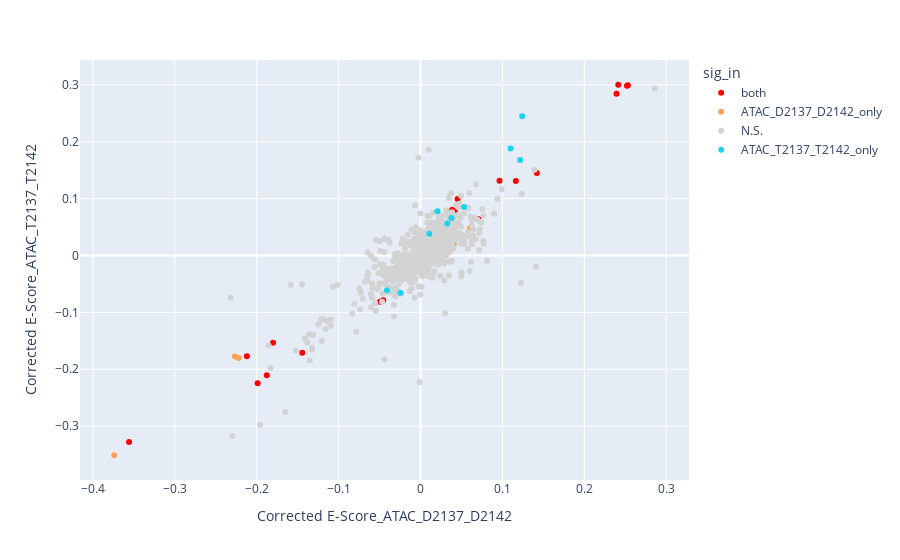

Here is the notebook cell this chart was saved with:
### Markdown cell above
## scatter plot of E scores in both color by which samples its significant in with the awesome color Map!

### Code cell
fig = px.scatter(bothdigdf,x =TFEA_scorecolumn+"_"+comparison1, y=TFEA_scorecolumn+"_"+comparison2, color="sig_in", color_discrete_map={"both":"red", "N.S.":"lightgrey", comparison1:"green", comparison2:"purple"}, hover_data=["#TF"])
fig.show()

### Figure 1 — Plotly figure (JSON) as saved in the notebook; plotly's stock layout.template omitted (floating-point values rounded to 4 significant figures; data arrays with more than 128 entries replaced by an {"elided": "..."} marker saying what was removed)
{"data": [{"customdata": [["ZN770_HUMAN.H11MO.0.C"], ["ZN770_HUMAN.H11MO.1.C"], ["ZN143_HUMAN.H11MO.0.A"], ["THA11_HUMAN.H11MO.0.B"], ["HSF1_HUMAN.H11MO.0.A"], ["PAX5_HUMAN.H11MO.0.A"], ["ZN467_HUMAN.H11MO.0.C"], ["NRF1_HUMAN.H11MO.0.A"], ["HSF4_HUMAN.H11MO.0.D"], ["IRF4_HUMAN.H11MO.0.A"], ["ZNF76_HUMAN.H11MO.0.C"], ["HXB2_HUMAN.H11MO.0.D"], ["HSF2_HUMAN.H11MO.0.A"], ["CPEB1_HUMAN.H11MO.0.D"], ["ZN121_HUMAN.H11MO.0.C"], ["TBX15_HUMAN.H11MO.0.D"], ["GABPA_HUMAN.H11MO.0.A"], ["IRF8_HUMAN.H11MO.0.B"], ["WT1_HUMAN.H11MO.0.C"], ["KAISO_HUMAN.H11MO.0.A"], ["FOXL1_HUMAN.H11MO.0.D"], ["BC11A_HUMAN.H11MO.0.A"], ["ZN148_HUMAN.H11MO.0.D"], ["NFKB2_HUMAN.H11MO.0.B"]], "hovertemplate": "sig_in=both<br>Corrected E-Score_ATAC_D2137_D2142=%{x}<br>Corrected E-Score_ATAC_T2137_T2142=%{y}<br>#TF=%{customdata[0]}<extra></extra>", "legendgroup": "both", "marker": {"color": "red", "symbol": "circle"}, "mode": "markers", "name": "both", "orientation": "v", "showlegend": true, "type": "scatter", "x": [0.04188, 0.04521, -0.1877, -0.1989, 0.2393, 0.03865, 0.04692, -0.18, 0.2521, 0.1164, -0.1443, 0.2415, 0.2532, -0.04957, 0.02584, 0.044, -0.212, 0.09646, 0.04001, -0.3559, -0.04555, 0.07048, 0.04079, 0.142], "xaxis": "x", "y": [0.07937, 0.09948, -0.2104, -0.2244, 0.2842, 0.08051, 0.03503, -0.1536, 0.2984, 0.1311, -0.1708, 0.3002, 0.2993, -0.08119, 0.05734, 0.03547, -0.1773, 0.1314, 0.03643, -0.3278, -0.07856, 0.06429, 0.03732, 0.1448], "yaxis": "y"}, {"customdata": [["MAZ_HUMAN.H11MO.0.A"], ["VEZF1_HUMAN.H11MO.0.C"], ["ELK4_HUMAN.H11MO.0.A"], ["KLF15_HUMAN.H11MO.0.A"], ["ZN281_HUMAN.H11MO.0.A"], ["ZN263_HUMAN.H11MO.0.A"], ["ETV1_HUMAN.H11MO.0.A"], ["MAZ_HUMAN.H11MO.1.A"], ["KLF16_HUMAN.H11MO.0.D"], ["KAISO_HUMAN.H11MO.1.A"], ["ZBT17_HUMAN.H11MO.0.A"], ["EGR2_HUMAN.H11MO.0.A"]], "hovertemplate": "sig_in=ATAC_D2137_D2142_only<br>Corrected E-Score_ATAC_D2137_D2142=%{x}<br>Corrected E-Score_ATAC_T2137_T2142=%{y}<br>#TF=%{customdata[0]}<extra></extra>", "legendgroup": "ATAC_D2137_D2142_only", "marker": {"color": "#FFA15A", "symbol": "circle"}, "mode": "markers", "name": "ATAC_D2137_D2142_only", "orientation": "v", "showlegend": true, "type": "scatter", "x": [0.03703, 0.03621, -0.222, 0.03717, 0.04861, 0.04066, -0.2267, 0.06025, 0.03142, -0.374, 0.03094, 0.03548], "xaxis": "x", "y": [0.02366, 0.01799, -0.1801, 0.02643, 0.03361, 0.02003, -0.1776, 0.04798, 0.02838, -0.3512, 0.000949, 0.007195], "yaxis": "y"}, {"customdata": {"elided": "725x1 str values"}, "hovertemplate": "sig_in=N.S.<br>Corrected E-Score_ATAC_D2137_D2142=%{x}<br>Corrected E-Score_ATAC_T2137_T2142=%{y}<br>#TF=%{customdata[0]}<extra></extra>", "legendgroup": "N.S.", "marker": {"color": "lightgrey", "symbol": "circle"}, "mode": "markers", "name": "N.S.", "orientation": "v", "showlegend": true, "type": "scatter", "x": {"elided": "725 float values"}, "xaxis": "x", "y": {"elided": "725 float values"}, "yaxis": "y"}, {"customdata": [["TF65_HUMAN.H11MO.0.A"], ["BATF3_HUMAN.H11MO.0.B"], ["ARI3A_HUMAN.H11MO.0.D"], ["BATF_HUMAN.H11MO.0.A"], ["ZN219_HUMAN.H11MO.0.D"], ["SMAD3_HUMAN.H11MO.0.B"], ["STAT2_HUMAN.H11MO.0.A"], ["FOXJ3_HUMAN.H11MO.1.B"], ["IRF2_HUMAN.H11MO.0.A"], ["SP1_HUMAN.H11MO.0.A"]], "hovertemplate": "sig_in=ATAC_T2137_T2142_only<br>Corrected E-Score_ATAC_D2137_D2142=%{x}<br>Corrected E-Score_ATAC_T2137_T2142=%{y}<br>#TF=%{customdata[0]}<extra></extra>", "legendgroup": "ATAC_T2137_T2142_only", "marker": {"color": "#19d3f3", "symbol": "circle"}, "mode": "markers", "name": "ATAC_T2137_T2142_only", "orientation": "v", "showlegend": true, "type": "scatter", "x": [0.1216, 0.11, -0.04104, 0.1241, 0.0532, 0.03275, 0.03772, -0.0245, 0.02072, 0.01075], "xaxis": "x", "y": [0.1678, 0.188, -0.06124, 0.2448, 0.08522, 0.05635, 0.06582, -0.06552, 0.07796, 0.03844], "yaxis": "y"}], "layout": {"legend": {"title": {"text": "sig_in"}, "tracegroupgap": 0}, "margin": {"t": 60}, "xaxis": {"anchor": "y", "domain": [0, 1], "title": {"text": "Corrected E-Score_ATAC_D2137_D2142"}}, "yaxis": {"anchor": "x", "domain": [0, 1], "title": {"text": "Corrected E-Score_ATAC_T2137_T2142"}}}}
